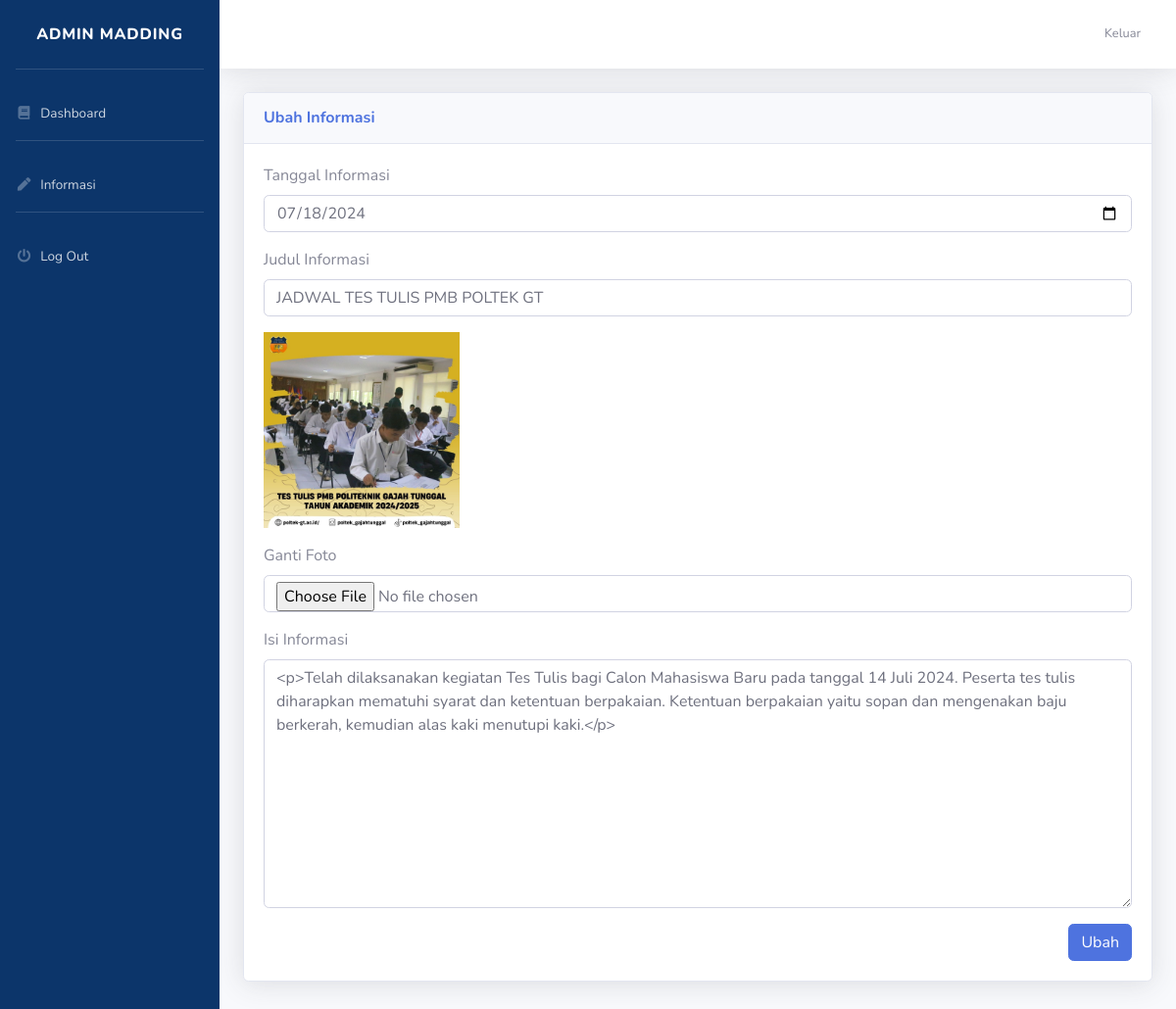
Page /admin/index.php?halaman=ubahberita&id=11 (signed in) on the committed database.
### tables this page shows
CREATE TABLE `berita` (
  `idberita` int(11) NOT NULL,
  `tanggal` date NOT NULL,
  `judul` text NOT NULL,
  `foto` text NOT NULL,
  `isi` text NOT NULL
);

### admin/ubahberita.php (the view, shortened to what this page needs)
<?php
$ambil = $koneksi->query("SELECT * FROM berita WHERE idberita='$_GET[id]'");
$pecah = $ambil->fetch_assoc();
?>
<div class="row">
	<div class="col-md-12 mb-4">
		<div class="card shadow mb-4">
			<div class="card-header py-3 d-flex flex-row align-items-center justify-content-between">
				<h6 class="m-0 font-weight-bold text-primary">Ubah Informasi</h6>
			</div>
			<div class="card-body">
				<form method="post" enctype="multipart/form-data">
					<div class="form-group">
						<label>Tanggal Informasi</label>
						<input type="date" class="form-control" name="tanggal" value="<?php echo $pecah['tanggal']; ?>">
					</div>
					<div class="form-group">
						<label>Judul Informasi</label>
						<input type="text" class="form-control" name="judul" value="<?php echo $pecah['judul']; ?>">
					</div>
					<div class="form-group">
						<img src="../foto/<?php echo $pecah['foto']; ?>" width="200">
					</div>
					<div class="form-group">
						<label> Ganti Foto</label>
						<input type="file" class="form-control" name="foto">
					</div>
					<div class="form-group">
						<label>Isi Informasi</label>
						<textarea class="form-control" name="isi" id="deskripsi" rows="10"><?php echo $pecah['isi']; ?></textarea>
					</div>
					<button class="btn btn-primary float-right" name="ubah">Ubah</button>
				</form>
			</div>
		</div>
	</div>
</div>

### rows in the picture
berita: tanggal "07/18/2024", judul "JADWAL TES TULIS PMB POLTEK GT", foto (picture), isi "<p>Telah dilaksanakan kegiatan Tes Tulis bagi Calon Mahasiswa Baru pada tanggal 14 Juli 2024. Peserta tes tulis diharapkan mematuhi syarat dan ketentuan berpakaian. Ketentuan berpakaian yaitu sopan dan mengenakan baju berkerah, kemudian alas kaki menutupi kaki.</p>"
